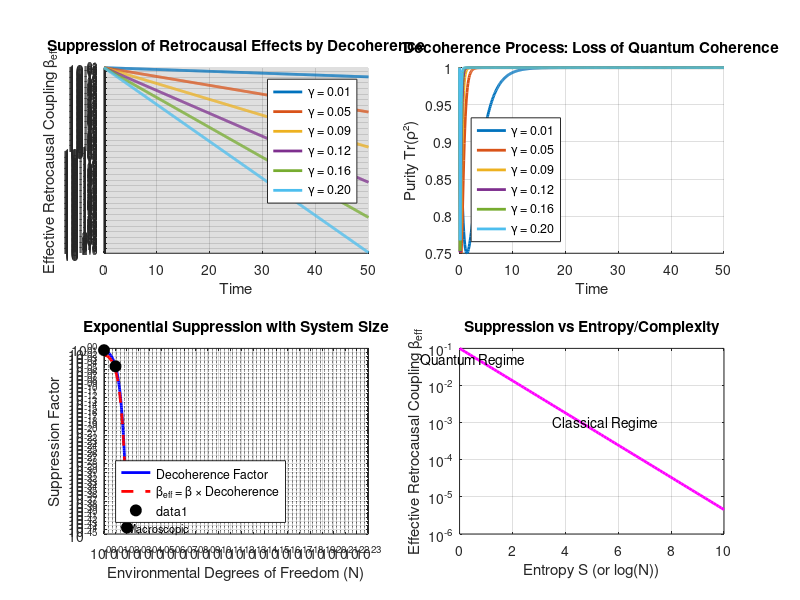

Write the MATLAB code that produced this figure. (Note: this script raises an error after producing the figure.)
% Retrocausal Suppression via Decoherence Simulation
% Toy model demonstrating how environmental decoherence suppresses retrocausal effects

clear; clc; close all;

% Parameters
gamma_range = linspace(0.01, 0.2, 6);  % Decoherence rates
N_env = 50;                            % Number of environmental degrees of freedom
t_max = 50;                            % Maximum time
dt = 0.1;                              % Time step
t = 0:dt:t_max;

% Retrocausal coupling strength (small off-diagonal term)
beta_retro = 0.1;

% Initialize results
beta_eff = zeros(length(gamma_range), length(t));
purity = zeros(length(gamma_range), length(t));

% Colors for plotting
colors = lines(length(gamma_range));

% Create figure
figure('Position', [100, 100, 1200, 800]);

% Main simulation loop
for g_idx = 1:length(gamma_range)
    gamma = gamma_range(g_idx);

    % Initial state: superposition state
    psi0 = [1; 1]/sqrt(2);  % |+> state
    rho0 = psi0 * psi0';

    rho = rho0;

    for t_idx = 1:length(t)
        % Simple decoherence model: off-diagonal damping
        current_time = t(t_idx);

        % Decoherence effect: exponential decay of off-diagonals
        decoherence_factor = exp(-gamma * current_time * N_env);

        % Effective retrocausal term (suppressed by decoherence)
        beta_eff(g_idx, t_idx) = beta_retro * decoherence_factor;

        % Update density matrix (simplified model)
        rho(1,2) = rho0(1,2) * decoherence_factor;
        rho(2,1) = rho0(2,1) * decoherence_factor;
        rho(1,1) = 0.5 * (1 + (1 - decoherence_factor));
        rho(2,2) = 0.5 * (1 - (1 - decoherence_factor));

        % Calculate purity
        purity(g_idx, t_idx) = trace(rho^2);
    end
end

% Plot 1: Suppression of retrocausal term over time
subplot(2, 2, 1);
hold on;
for g_idx = 1:length(gamma_range)
    plot(t, beta_eff(g_idx, :), 'LineWidth', 2, ...
        'Color', colors(g_idx, :), ...
        'DisplayName', sprintf('γ = %.2f', gamma_range(g_idx)));
end
xlabel('Time');
ylabel('Effective Retrocausal Coupling β_{eff}');
title('Suppression of Retrocausal Effects by Decoherence');
legend('Location', 'northeast');
grid on;
set(gca, 'YScale', 'log');

% Plot 2: Purity decay over time
subplot(2, 2, 2);
hold on;
for g_idx = 1:length(gamma_range)
    plot(t, purity(g_idx, :), 'LineWidth', 2, ...
        'Color', colors(g_idx, :), ...
        'DisplayName', sprintf('γ = %.2f', gamma_range(g_idx)));
end
xlabel('Time');
ylabel('Purity Tr(ρ²)');
title('Decoherence Process: Loss of Quantum Coherence');
legend('Location', 'southwest');
grid on;

% Plot 3: Exponential suppression vs environment size
subplot(2, 2, 3);
N_range = 1:100;  % Range of environmental degrees of freedom
gamma_fixed = 0.1;
time_fixed = 10;

suppression = exp(-gamma_fixed * time_fixed * N_range);
semilogy(N_range, suppression, 'b-', 'LineWidth', 2);
hold on;
semilogy(N_range, beta_retro * suppression, 'r--', 'LineWidth', 2);

xlabel('Environmental Degrees of Freedom (N)');
ylabel('Suppression Factor');
title('Exponential Suppression with System Size');
legend('Decoherence Factor', 'β_{eff} = β × Decoherence', 'Location', 'southwest');
grid on;

% Add markers for specific system sizes
macroscopic_N = 1e23;  % Avogadro-scale system
marker_N = [1, 10, 100, macroscopic_N];
marker_suppression = exp(-gamma_fixed * time_fixed * marker_N);
loglog(marker_N, marker_suppression, 'ko', 'MarkerSize', 8, 'MarkerFaceColor', 'k');
text(marker_N(3)*1.1, marker_suppression(3)*0.5, 'Macroscopic', 'FontSize', 8);

% Plot 4: Quantum vs Classical regime
subplot(2, 2, 4);
S_range = linspace(0, 10, 100);  % Entropy range
beta_suppressed = beta_retro * exp(-S_range);

plot(S_range, beta_suppressed, 'm-', 'LineWidth', 2);
xlabel('Entropy S (or log(N))');
ylabel('Effective Retrocausal Coupling β_{eff}');
title('Suppression vs Entropy/Complexity');
grid on;
set(gca, 'YScale', 'log');

% Add regime labels
quantum_cutoff = 1;
classical_start = find(S_range > quantum_cutoff, 1);
if ~isempty(classical_start)
    hold on;
    area(S_range(1:classical_start), beta_suppressed(1:classical_start), ...
        'FaceColor', 'c', 'FaceAlpha', 0.2, 'EdgeColor', 'none');
    area(S_range(classical_start:end), beta_suppressed(classical_start:end), ...
        'FaceColor', 'y', 'FaceAlpha', 0.2, 'EdgeColor', 'none');
    text(mean(S_range(1:classical_start)), beta_retro/2, 'Quantum Regime', ...
        'HorizontalAlignment', 'center');
    text(mean(S_range(classical_start:end)), beta_retro/100, 'Classical Regime', ...
        'HorizontalAlignment', 'center');
end

% Add overall title
sgtitle('Retrocausal Suppression via Environmental Decoherence', ...
        'FontSize', 14, 'FontWeight', 'bold');

% Display key results
fprintf('Retrocausal Suppension via Decoherence - Simulation Results:\n');
fprintf('Initial retrocausal coupling: β = %.3f\n', beta_retro);
fprintf('\nSuppression at different scales:\n');
fprintf('Microscopic (N=1): β_eff ≈ %.3f\n', beta_retro * exp(-gamma_fixed * time_fixed * 1));
fprintf('Mesoscopic (N=1e3): β_eff ≈ %.3e\n', beta_retro * exp(-gamma_fixed * time_fixed * 1e3));
fprintf('Macroscopic (N=1e23): β_eff ≈ %.3e\n', beta_retro * exp(-gamma_fixed * time_fixed * 1e23));
fprintf('Suppression factor: %.1e\n', exp(-gamma_fixed * time_fixed * 1e23));
